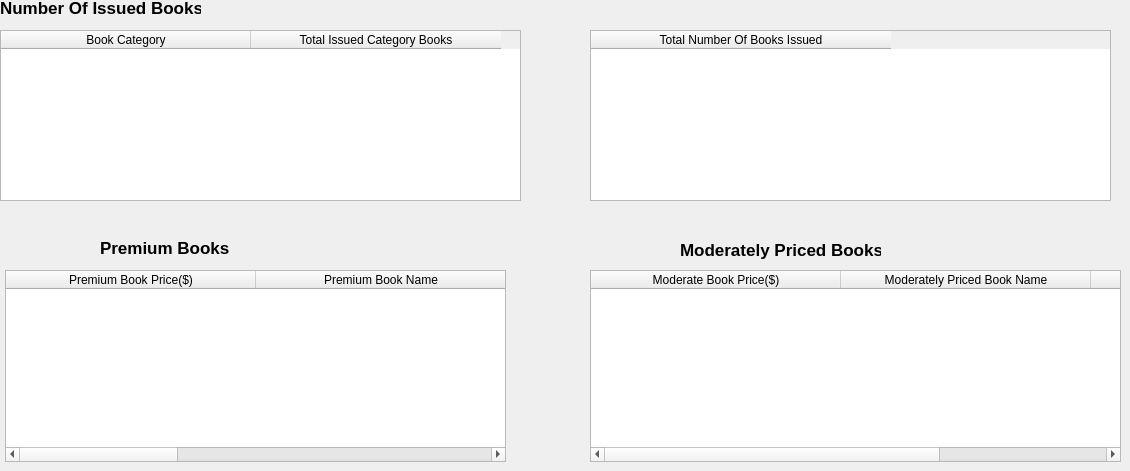
      <widget class="QWidget" name="tab_13">
       <attribute name="title">
        <string>Issued Details</string>
       </attribute>
       <widget class="QTableWidget" name="tableWidget_10">
        <property name="geometry">
         <rect>
          <x>5</x>
          <y>270</y>
          <width>501</width>
          <height>192</height>
         </rect>
        </property>
        <attribute name="horizontalHeaderDefaultSectionSize">
         <number>250</number>
        </attribute>
        <column>
         <property name="text">
          <string>Premium Book Price($)</string>
         </property>
        </column>
        <column>
         <property name="text">
          <string>Premium Book Name</string>
         </property>
        </column>
        <column>
         <property name="text">
          <string/>
         </property>
        </column>
       </widget>
       <widget class="QTableWidget" name="tableWidget_11">
        <property name="geometry">
         <rect>
          <x>590</x>
          <y>30</y>
          <width>521</width>
          <height>171</height>
         </rect>
        </property>
        <attribute name="horizontalHeaderDefaultSectionSize">
         <number>300</number>
        </attribute>
        <column>
         <property name="text">
          <string>Total Number Of Books Issued</string>
         </property>
        </column>
       </widget>
       <widget class="QLabel" name="label_12">
        <property name="geometry">
         <rect>
          <x>0</x>
          <y>0</y>
          <width>201</width>
          <height>16</height>
         </rect>
        </property>
        <property name="font">
         <font>
          <family>Segoe UI</family>
          <pointsize>13</pointsize>
          <weight>75</weight>
          <bold>true</bold>
         </font>
        </property>
        <property name="text">
         <string>Number Of Issued Books</string>
        </property>
       </widget>
       <widget class="QTableWidget" name="tableWidget_12">
        <property name="geometry">
         <rect>
          <x>0</x>
          <y>30</y>
          <width>521</width>
          <height>171</height>
         </rect>
        </property>
        <attribute name="horizontalHeaderDefaultSectionSize">
         <number>250</number>
        </attribute>
        <column>
         <property name="text">
          <string>Book Category</string>
         </property>
        </column>
        <column>
         <property name="text">
          <string>Total Issued Category Books</string>
         </property>
        </column>
       </widget>
       <widget class="QLabel" name="label_13">
        <property name="geometry">
         <rect>
          <x>100</x>
          <y>240</y>
          <width>131</width>
          <height>16</height>
         </rect>
        </property>
        <property name="font">
         <font>
          <family>Segoe UI</family>
          <pointsize>13</pointsize>
          <weight>75</weight>
          <bold>true</bold>
         </font>
        </property>
        <property name="text">
         <string>Premium Books</string>
        </property>
       </widget>
       <widget class="QTableWidget" name="tableWidget_14">
        <property name="geometry">
         <rect>
          <x>590</x>
          <y>270</y>
          <width>531</width>
          <height>192</height>
         </rect>
        </property>
        <attribute name="horizontalHeaderDefaultSectionSize">
         <number>250</number>
        </attribute>
        <column>
         <property name="text">
          <string>Moderate Book Price($)</string>
         </property>
        </column>
        <column>
         <property name="text">
          <string>Moderately Priced Book Name</string>
         </property>
        </column>
        <column>
         <property name="text">
          <string/>
         </property>
        </column>
       </widget>
       <widget class="QLabel" name="label_26">
        <property name="geometry">
         <rect>
          <x>680</x>
          <y>240</y>
          <width>201</width>
          <height>20</height>
         </rect>
        </property>
        <property name="font">
         <font>
          <family>Segoe UI</family>
          <pointsize>13</pointsize>
          <weight>75</weight>
          <bold>true</bold>
         </font>
        </property>
        <property name="text">
         <string>Moderately Priced Books</string>
        </property>
       </widget>
      </widget>
